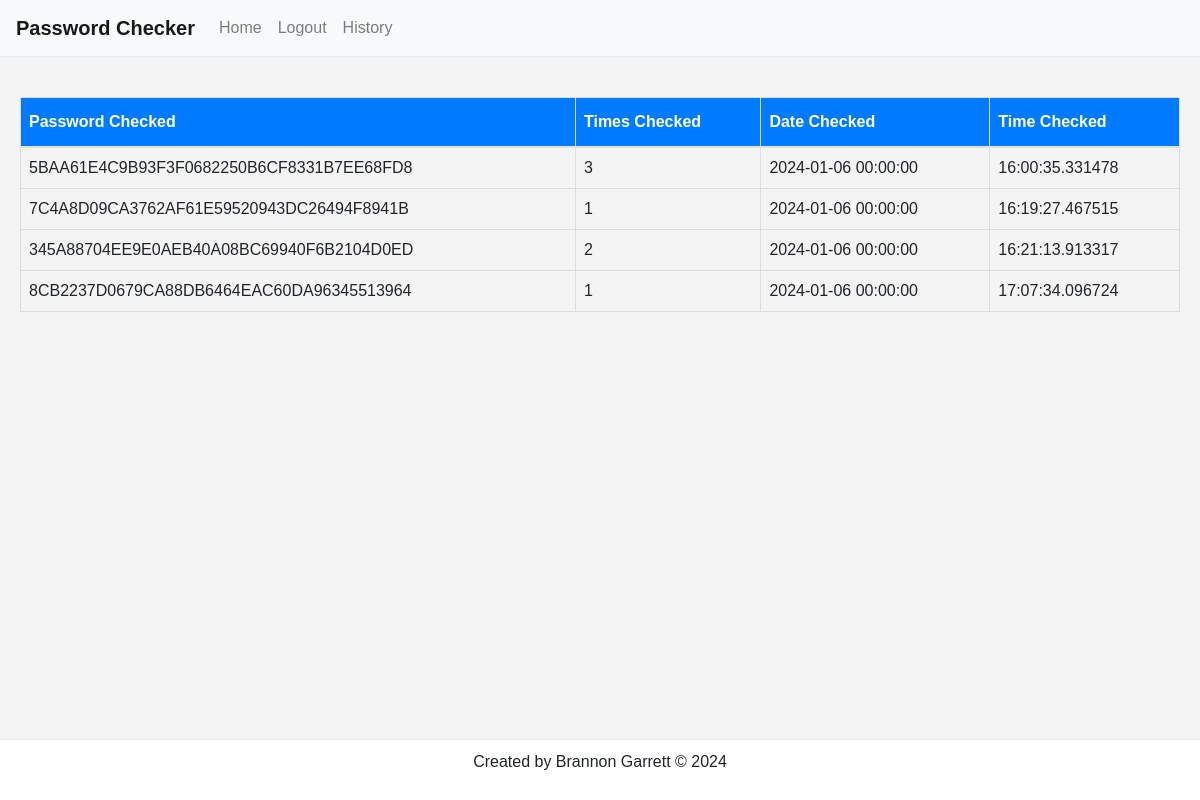
The app's page /history (signed in), older data.
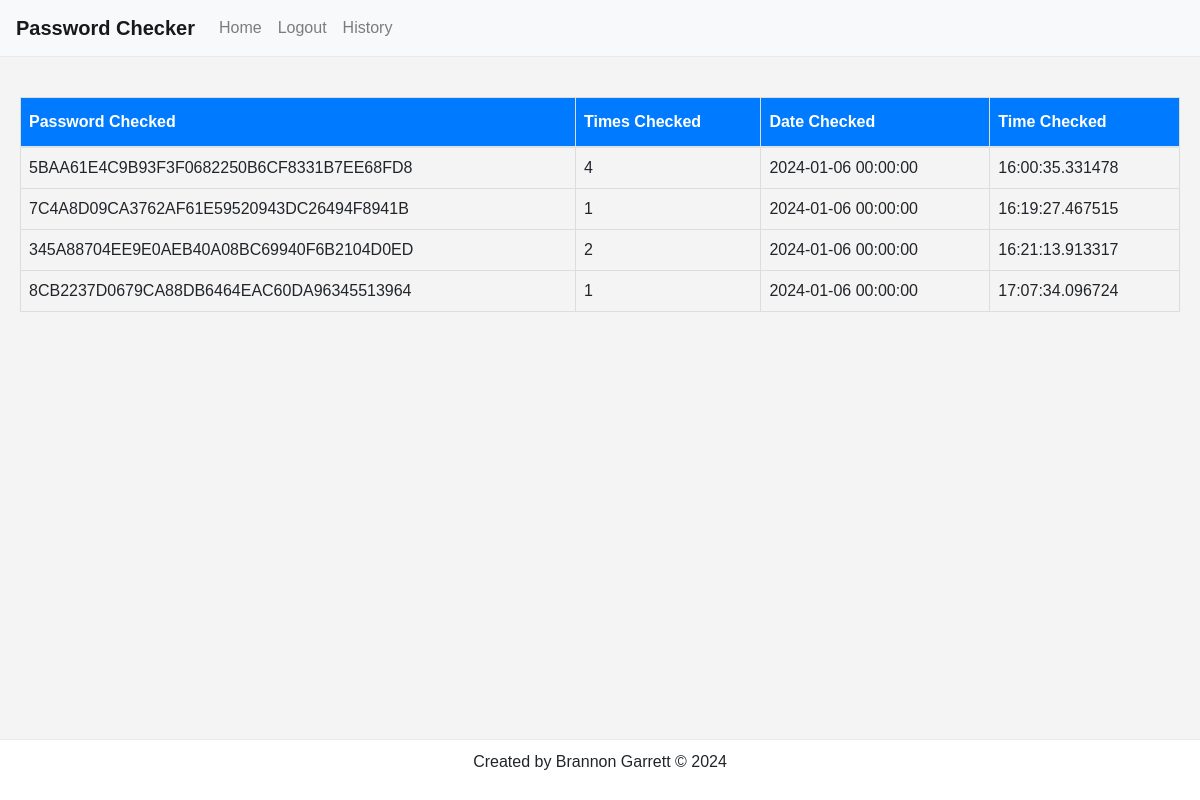
The same page, newer data.
### app.py (models this page shows)
class CheckedPassword(db.Model):
    id = db.Column(db.Integer, primary_key=True)
    password_hash = db.Column(db.String(128), nullable=False)
    times_seen = db.Column(db.Integer, nullable=False)
    date_checked = db.Column(db.DateTime, nullable=False)
    time_checked = db.Column(db.Time, nullable=False)
    result = db.Column(db.Boolean, nullable=False)

### app.py (the view)
@app.route('/history')
@login_required
def history():
    password_history = CheckedPassword.query.all()
    return render_template('history.html', password_history=password_history)

### app.py (called while the page is built)
@app.after_request
def after_request(response):
    response.headers["Cache-Control"] = "no-cache, no-store, must-revalidate"
    response.headers["Expires"] = 0
    response.headers["Pragma"] = "no-cache"
    return response

@login_manager.user_loader
def load_user(user_id):
    return User.query.get(int(user_id))

### templates/history.html (shortened to what this page needs)
{% extends "layout.html" %}
{% block content %}
    <table class="table">
        <thead>
            <tr>
                <th scope="col">Password Checked</th>
                <th scope="col">Times Checked</th>
                <th scope="col">Date Checked</th>
                <th scope="col">Time Checked</th>
            </tr>
        </thead>
        <tbody>
            {% for password in password_history %}
            <tr>
                <td>{{ password.password_hash }}</td>
                <td>{{ password.times_seen }}</td>
                <td>{{ password.date_checked }}</td>
                <td>{{ password.time_checked }}</td>
            </tr>
            {% endfor %}
        </tbody>
    </table>
{% endblock %}

### templates/layout.html (shortened to what this page needs)
<!DOCTYPE html>
<html lang="en">
    <head>
        <link rel="stylesheet" href="https://stackpath.bootstrapcdn.com/bootstrap/4.5.2/css/bootstrap.min.css">
        <link rel="stylesheet" href="https://cdnjs.cloudflare.com/ajax/libs/font-awesome/5.15.3/css/all.min.css">
        <link rel="stylesheet" href="{{ url_for('static', filename='styles.css') }}">
    </head>
    <body>
        <nav class="navbar navbar-expand-lg navbar-light bg-light">
            <a class="navbar-brand" href="{{ url_for('index') }}">Password Checker</a>
            <div class="collapse navbar-collapse" id="navbarNav">
                <ul class="navbar-nav">
                    <li class="nav-item">
                        <a class="nav-link" href="{{ url_for('index') }}">Home</a>
                    </li>
                    {% if not current_user.is_authenticated %}
                    <li class="nav-item">
                        <a class="nav-link" href="{{ url_for('login') }}">Login</a>
                    </li>
                    <li class="nav-item">
                        <a class="nav-link" href="{{ url_for('register') }}">Register</a>
                    </li>
                    {% else %}
                    <li class="nav-item">
                        <a class="nav-link" href="{{ url_for('logout') }}">Logout</a>
                    </li>
                    <li class="nav-item">
                        <a class="nav-link" href="{{ url_for('history') }}">History</a>
                    </li>
                    {% endif %}
                </ul>
            </div>
        </nav>
        <main>
            {% block content %}{% endblock %}
        </main>
    </body>
    <main class="container-fluid2 py-5 text-center">
    </main>
    <footer>
        <p id="copyright">
            Created by Brannon Garrett &copy; <span id="currentYear"></span>
        </p>
    </footer>
</html>

### static/styles.css (style rules this page uses)
body { font-family: 'Arial', sans-serif; background-color: #f4f4f4; margin: 0; padding: 0; }
.navbar { background-color: #ffffff; border-bottom: 1px solid #eaeaea; }
.navbar-brand { font-weight: bold; color: #000000; }
main { padding: 20px; }
footer { background-color: #ffffff; text-align: center; padding: 10px; position: fixed; bottom: 0; width: 100%; border-top: 1px solid #eaeaea; }
.table { width: 100%; margin: 20px auto; border-collapse: collapse; }
.table th, .table td { border: 1px solid #ddd; padding: 8px; }
.table th { padding-top: 12px; padding-bottom: 12px; text-align: left; background-color: #007bff; color: white; }

Row changes from the older to the newer data that the page shows:
changed CheckedPassword "5BAA61E4C9B93F3F0682250B6CF8331B7EE68FD8": times_seen "3" → "4"
